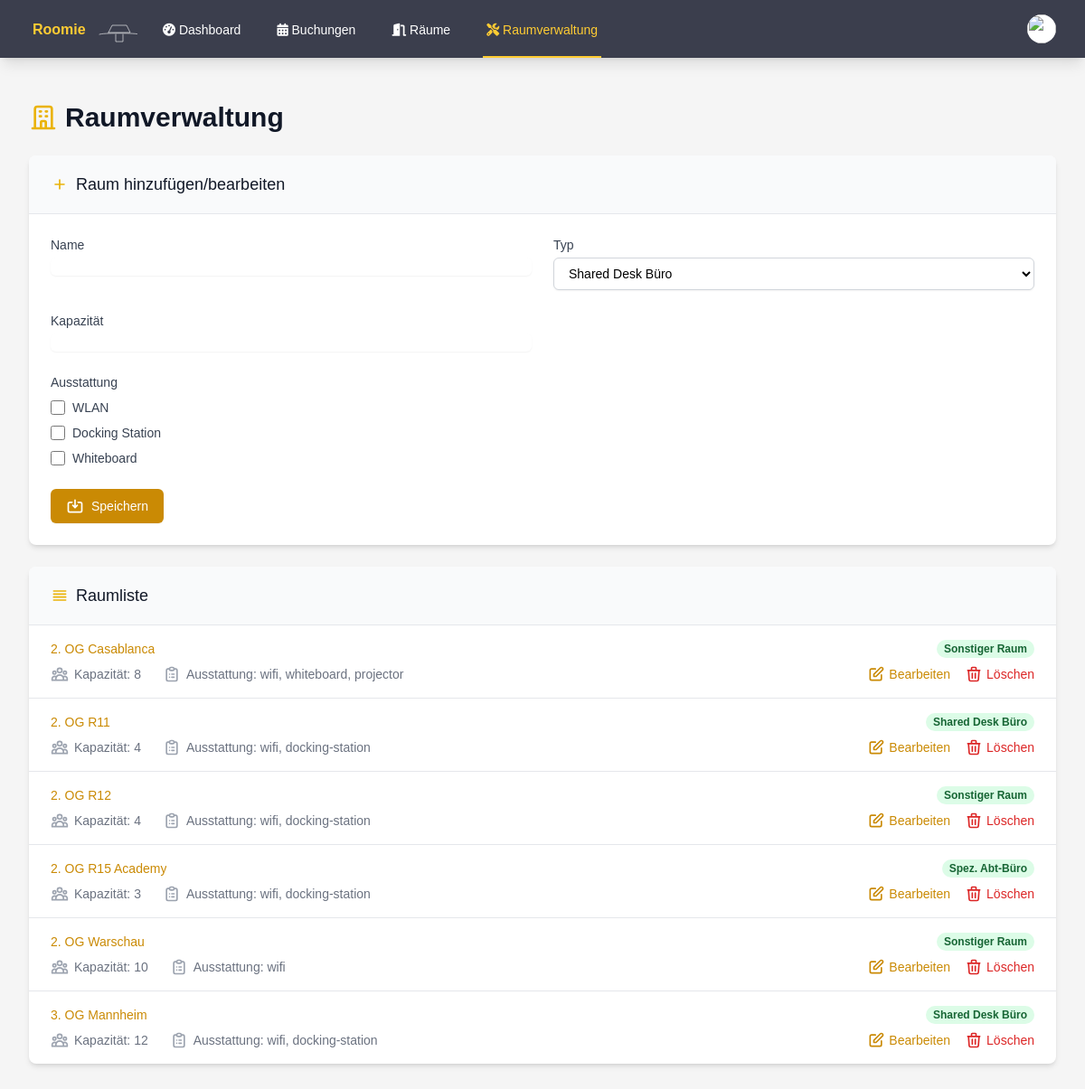
/admin_rooms.php (signed in), run on the app's committed database.
### tables this page shows
CREATE TABLE rooms (
        id INTEGER PRIMARY KEY AUTOINCREMENT,
        name TEXT NOT NULL,
        type TEXT NOT NULL,
        capacity INTEGER DEFAULT 0,
        is_favorite INTEGER DEFAULT 0,
        equipment TEXT
    );

### auth.php (called while the page is built, shortened)
<?php
function isAdmin() {
    return isset($_SESSION['is_admin']) && $_SESSION['is_admin'] == 1;
}

### admin_rooms.php (the view, shortened to what this page needs)
<?php
require_once 'auth.php';
$current_page = basename($_SERVER['PHP_SELF']);
try {
    $db = getDatabaseConnection();
    $stmt = $db->query("SELECT * FROM rooms ORDER BY name");
    $rooms = $stmt->fetchAll(PDO::FETCH_ASSOC);
} catch (PDOException $e) {
    $errorMessage = "Datenbankfehler: " . $e->getMessage();
}
function getRoomTypeName($type)
{
    switch ($type) {
        case 'shared-desk':
            return 'Shared Desk Büro';
        case 'spez-abt-buro':
            return 'Spez. Abt-Büro';
        default:
            return 'Sonstiger Raum';
    }
}
?>
<!DOCTYPE html>
<html lang="de">
<head>
    <script src="https://cdn.tailwindcss.com"></script>
    <link rel="stylesheet" href="styles.css">
    <link rel="stylesheet" href="https://cdnjs.cloudflare.com/ajax/libs/font-awesome/6.1.1/css/all.min.css">
</head>
<body class="bg-custom-background">
    <nav class="bg-custom-nav shadow-lg" x-data="{ open: false }">
        <div class="max-w-7xl mx-auto px-4 sm:px-6 lg:px-8">
            <div class="flex justify-between h-16">
                <div class="flex">
                    <div class="flex-shrink-0 flex items-center">
                        <a href="index.php">
                            <img class="h-8 w-auto" src="test.svg" alt="Roomie Logo">
                        </a>
                    </div>
                    <div class="hidden sm:ml-6 sm:flex sm:space-x-8">
                        <a href="index.php" class="inline-flex items-center px-1 pt-1 border-b-2 text-sm font-medium <?php echo $current_page == 'index.php' ? 'active' : 'inactive'; ?>">
                            <i class="fas fa-tachometer-alt"></i>&nbsp;Dashboard
                        </a>
                        <a href="bookings.php" class="inline-flex items-center px-1 pt-1 border-b-2 text-sm font-medium <?php echo $current_page == 'bookings.php' ? 'active' : 'inactive'; ?>">
                            <i class="fas fa-calendar-alt"></i>&nbsp;Buchungen
                        </a>
                        <a href="rooms.php" class="inline-flex items-center px-1 pt-1 border-b-2 text-sm font-medium <?php echo $current_page == 'rooms.php' ? 'active' : 'inactive'; ?>">
                            <i class="fas fa-door-open"></i>&nbsp;Räume
                        </a>
                        <?php if (isAdmin()) : ?>
                            <a href="admin_rooms.php" class="inline-flex items-center px-1 pt-1 border-b-2 text-sm font-medium <?php echo $current_page == 'admin_rooms.php' ? 'active' : 'inactive'; ?>">
                                <i class="fas fa-tools"></i>&nbsp;Raumverwaltung
                            </a>
                        <?php endif; ?>
                    </div>
                </div>
                <div class="hidden sm:ml-6 sm:flex sm:items-center">
                    <div class="ml-3 relative" x-data="{ open: false }">
                        <div>
                            <button @click="open = !open" class="bg-white rounded-full flex text-sm focus:outline-none focus:ring-2 focus:ring-offset-2 focus:ring-yellow-500" id="user-menu" aria-haspopup="true" x-bind:aria-expanded="open">
                                <img class="h-8 w-8 rounded-full" src="<?php echo !empty($user['profile_image']) ? 'uploads/' . htmlspecialchars($user['profile_image']) : 'https://images.unsplash.com/photo-1472099645785-5658abf4ff4e?ixlib=rb-1.2.1&ixid=eyJhcHBfaWQiOjEyMDd9&auto=format&fit=facearea&facepad=2&w=256&h=256&q=80'; ?>" alt="">
                            </button>
                        </div>
                    </div>
                </div>
            </div>
        </div>
    </nav>
    <div class="max-w-7xl mx-auto py-6 sm:px-6 lg:px-8">
        <div class="px-4 py-6 sm:px-0">
            <h1 class="text-3xl font-bold text-gray-900 mb-6 flex items-center">
                Raumverwaltung
            </h1>
            <div class="bg-white shadow-md rounded-lg overflow-hidden mb-6">
                <div class="px-4 py-5 sm:px-6 bg-gray-50">
                    <h3 class="text-lg leading-6 font-medium text-gray-900 flex items-center">
                        <svg class="h-5 w-5 text-yellow-500 mr-2" xmlns="http://www.w3.org/2000/svg" fill="none" viewBox="0 0 24 24" stroke="currentColor">
                            <path stroke-linecap="round" stroke-linejoin="round" stroke-width="2" d="M12 6v6m0 0v6m0-6h6m-6 0H6" />
                        </svg>
                        Raum hinzufügen/bearbeiten
                    </h3>
                </div>
                <div class="border-t border-gray-200">
                    <form action="" method="POST" class="px-4 py-5 sm:p-6">
                        <div class="grid grid-cols-6 gap-6">
                            <div class="col-span-6 sm:col-span-3">
                                <label for="name" class="block text-sm font-medium text-gray-700">Name</label>
                                <input type="text" name="name" id="name" required class="mt-1 focus:ring-yellow-500 focus:border-yellow-500 block w-full shadow-sm sm:text-sm border-gray-300 rounded-md">
                            </div>
                            <div class="col-span-6 sm:col-span-3">
                                <label for="type" class="block text-sm font-medium text-gray-700">Typ</label>
                                <select name="type" id="type" required class="mt-1 block w-full py-2 px-3 border border-gray-300 bg-white rounded-md shadow-sm focus:outline-none focus:ring-yellow-500 focus:border-yellow-500 sm:text-sm">
                                    <option value="shared-desk">Shared Desk Büro</option>
                                </select>
                            </div>
                            <div class="col-span-6 sm:col-span-3">
                                <label for="capacity" class="block text-sm font-medium text-gray-700">Kapazität</label>
                                <input type="number" name="capacity" id="capacity" required class="mt-1 focus:ring-yellow-500 focus:border-yellow-500 block w-full shadow-sm sm:text-sm border-gray-300 rounded-md">
                            </div>
                            <div class="col-span-6">
                                <label class="block text-sm font-medium text-gray-700">Ausstattung</label>
                                <div class="mt-2 space-y-2">
                                    <div class="flex items-center">
                                        <input type="checkbox" id="equipment_wifi" name="equipment[]" value="wifi" class="focus:ring-yellow-500 h-4 w-4 text-yellow-600 border-gray-300 rounded">
                                        <label for="equipment_wifi" class="ml-2 text-sm text-gray-700">WLAN</label>
                                    </div>
                                    <div class="flex items-center">
                                        <input type="checkbox" id="equipment_projector" name="equipment[]" value="docking-station" class="focus:ring-yellow-500 h-4 w-4 text-yellow-600 border-gray-300 rounded">
                                        <label for="equipment_projector" class="ml-2 text-sm text-gray-700">Docking Station</label>
                                    </div>
                                    <div class="flex items-center">
                                        <input type="checkbox" id="equipment_whiteboard" name="equipment[]" value="whiteboard" class="focus:ring-yellow-500 h-4 w-4 text-yellow-600 border-gray-300 rounded">
                                        <label for="equipment_whiteboard" class="ml-2 text-sm text-gray-700">Whiteboard</label>
                                    </div>
                                </div>
                            </div>
                        </div>
                        <div class="mt-6">
                            <button type="submit" class="inline-flex justify-center py-2 px-4 border border-transparent shadow-sm text-sm font-medium rounded-md text-white bg-yellow-600 hover:bg-yellow-700 focus:outline-none focus:ring-2 focus:ring-offset-2 focus:ring-yellow-500 transition duration-150 ease-in-out">
                                <svg class="h-5 w-5 mr-2" xmlns="http://www.w3.org/2000/svg" fill="none" viewBox="0 0 24 24" stroke="currentColor">
                                    <path stroke-linecap="round" stroke-linejoin="round" stroke-width="2" d="M8 7H5a2 2 0 00-2 2v9a2 2 0 002 2h14a2 2 0 002-2V9a2 2 0 00-2-2h-3m-1 4l-3 3m0 0l-3-3m3 3V4" />
                                </svg>
                                Speichern
                            </button>
                        </div>
                    </form>
                </div>
            </div>
            <div class="bg-white shadow-md rounded-lg overflow-hidden">
                <div class="px-4 py-5 sm:px-6 bg-gray-50">
                    <h3 class="text-lg leading-6 font-medium text-gray-900 flex items-center">
                        <svg class="h-5 w-5 text-yellow-500 mr-2" xmlns="http://www.w3.org/2000/svg" fill="none" viewBox="0 0 24 24" stroke="currentColor">
                            <path stroke-linecap="round" stroke-linejoin="round" stroke-width="2" d="M4 6h16M4 10h16M4 14h16M4 18h16" />
                        </svg>
                        Raumliste
                    </h3>
                </div>
                <div class="border-t border-gray-200">
                    <ul class="divide-y divide-gray-200">
                        <?php foreach ($rooms as $room) : ?>
                            <li>
                                <div class="px-4 py-4 sm:px-6 hover:bg-gray-50 transition duration-150 ease-in-out">
                                    <div class="flex items-center justify-between">
                                        <p class="text-sm font-medium text-yellow-600 truncate">
                                            <?php echo htmlspecialchars($room['name']); ?>
                                        </p>
                                        <div class="ml-2 flex-shrink-0 flex">
                                            <p class="px-2 inline-flex text-xs leading-5 font-semibold rounded-full bg-green-100 text-green-800">
                                                <?php echo getRoomTypeName($room['type']); ?>
                                            </p>
                                        </div>
                                    </div>
                                    <div class="mt-2 sm:flex sm:justify-between">
                                        <div class="sm:flex">
                                            <p class="flex items-center text-sm text-gray-500">
                                                Kapazität: <?php echo htmlspecialchars($room['capacity']); ?>
                                            </p>
                                            <p class="mt-2 flex items-center text-sm text-gray-500 sm:mt-0 sm:ml-6">
                                                Ausstattung: <?php echo htmlspecialchars(implode(', ', json_decode($room['equipment'], true) ?? [])); ?>
                                            </p>
                                        </div>
                                        <div class="mt-2 flex items-center text-sm text-gray-500 sm:mt-0">
                                            <button onclick="editRoom(<?php echo htmlspecialchars(json_encode($room)); ?>)" class="font-medium text-yellow-600 hover:text-yellow-500 mr-4 flex items-center">
                                                <svg class="h-5 w-5 mr-1" xmlns="http://www.w3.org/2000/svg" fill="none" viewBox="0 0 24 24" stroke="currentColor">
                                                    <path stroke-linecap="round" stroke-linejoin="round" stroke-width="2" d="M11 5H6a2 2 0 00-2 2v11a2 2 0 002 2h11a2 2 0 002-2v-5m-1.414-9.414a2 2 0 112.828 2.828L11.828 15H9v-2.828l8.586-8.586z" />
                                                </svg>
                                                Bearbeiten
                                            </button>
                                            <a href="?delete=<?php echo $room['id']; ?>" onclick="return confirm('Sind Sie sicher, dass Sie diesen Raum löschen möchten?');" class="font-medium text-red-600 hover:text-red-500 flex items-center">
                                                Löschen
                                            </a>
                                        </div>
                                    </div>
                                </div>
                            </li>
                        <?php endforeach; ?>
                    </ul>
                </div>
            </div>
        </div>
    </div>
</body>
</html>

### styles.css (style rules this page uses)
.active { color: #ffcc33 !important; border-color: #ffcc33 !important; }
.inactive { color: #fff !important; border-color: transparent !important; }
body { font-family: 'Source Sans 3', sans-serif; }
.bg-custom-nav { background-color: #3b3e4d; }
.bg-custom-background { background-color: #f5f5f5; }

### data on the page
rooms: name "2. OG Casablanca", type "Sonstiger Raum", capacity "8", equipment "wifi, whiteboard, projector"
rooms: name "2. OG R11", type "Shared Desk Büro", capacity "4", equipment "wifi, docking-station"
rooms: name "2. OG R12", type "Sonstiger Raum", capacity "4", equipment "wifi, docking-station"
rooms: name "2. OG R15 Academy", type "Spez. Abt-Büro", capacity "3", equipment "wifi, docking-station"
rooms: name "2. OG Warschau", type "Sonstiger Raum", capacity "10", equipment "wifi"
rooms: name "3. OG Mannheim", type "Shared Desk Büro", capacity "12", equipment "wifi, docking-station"
